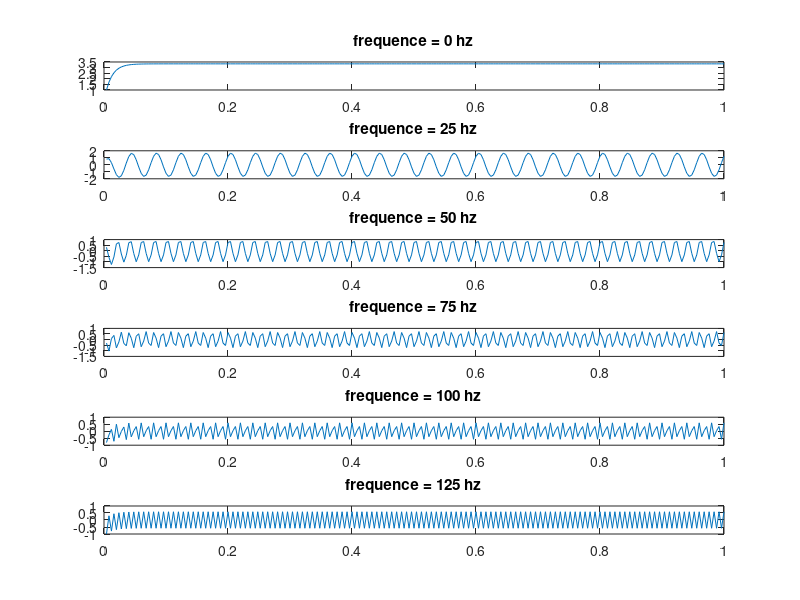
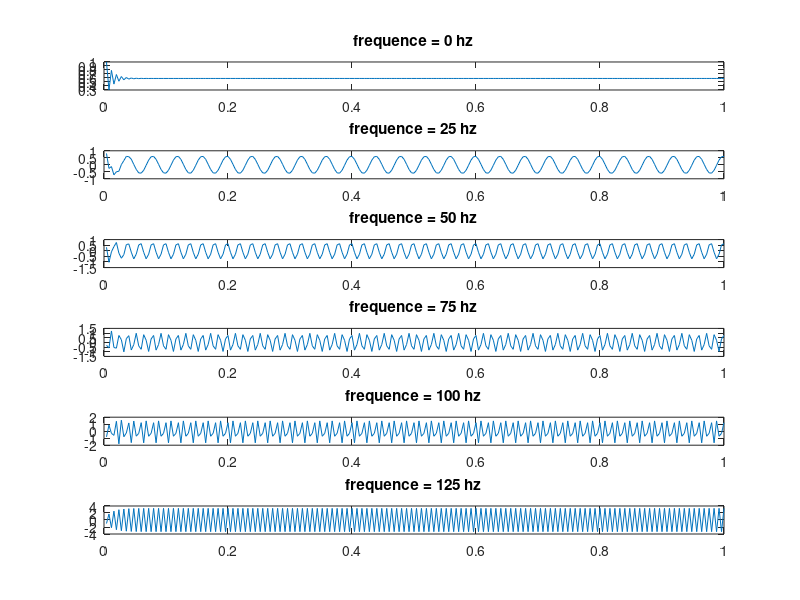
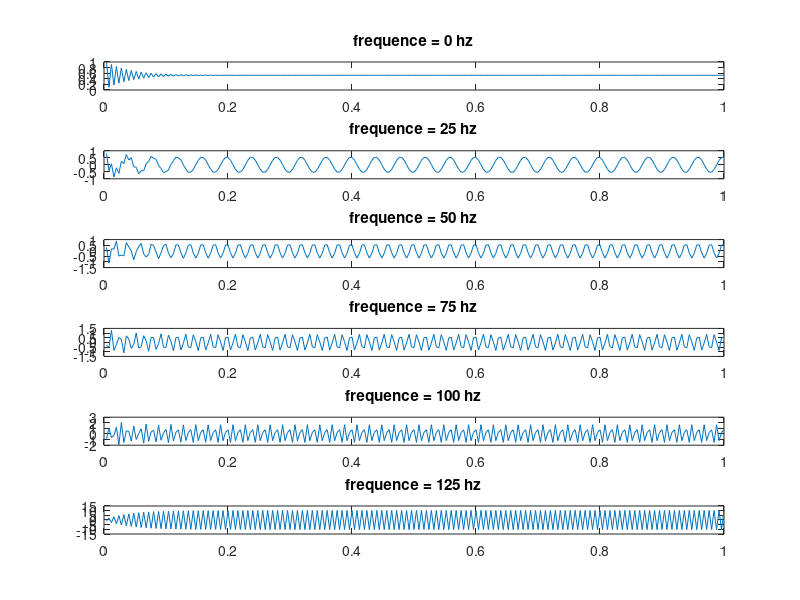
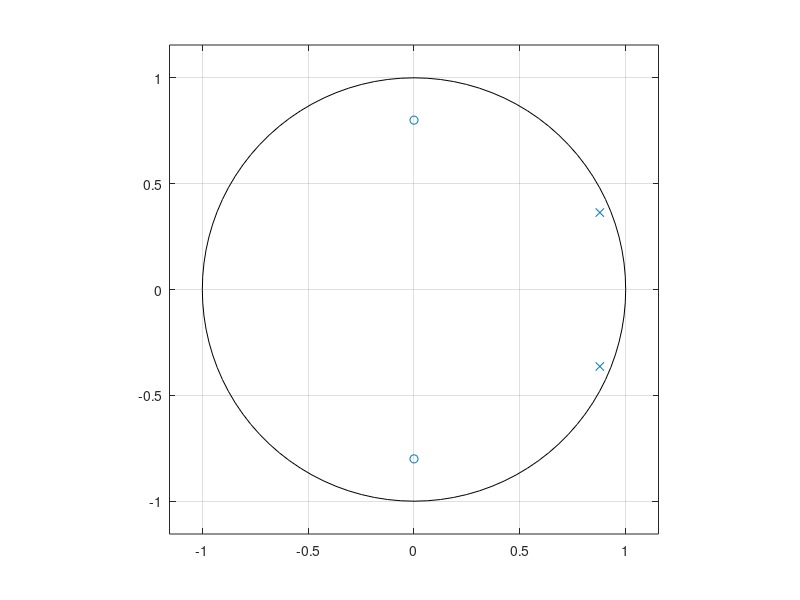

Recreate these plots in MATLAB, in order.
clear all;
close all;
clc;
%% num 1 : reponse de filtre a partir de la transformee de z

H1 = [1 0;1 -0.7]; %  z/(z-0.7) = 1/(1-0.7z^-1) donc b = 1, a = [1,-0.7] apres filter(b,a,x)
H2 = [1 0; 1 0.7]; 
H3 = [1 0;1 0.90250];
t = [1:250]/250; % te = 1/250 donc fe = 250 donc max de f = fe/2 =125
%% A)


% - - - - - - - - - - H1
a = H1(2,:);
b = H1(1,:);
figure('name','Filtre H1');

i = 0;
for f = 0:25:125
    i = i +1;
    x = cos(2*pi*f*t);
    fx = filter(b,a,x);

    subplot(6,1,i)
    plot(t,fx);
    title(sprintf('frequence = %d hz', f));
end

% - - - - - - - - - - H2
figure('name','Filtre H2');
a = H2(2,:);
b = H2(1,:);


i = 0;
for f = 0:25:125
    i = i +1;
    x = cos(2*pi*f*t);
    fx = filter(b,a,x);

    subplot(6,1,i)
    plot(t,fx) 
    title(sprintf('frequence = %d hz', f));
end

% - - - - - - - - - - h3
figure('name','Filtre H3');

a = H3(2,:);
b = H3(1,:);


i = 0;
for f = 0:25:125
    i = i +1;
    x = cos(2*pi*f*t);
    fx = filter(b,a,x);

    subplot(6,1,i)
    plot(t,fx) 
    title(sprintf('frequence = %d hz', f));
end
%% B)
figure('name','rapport gain filtre vs entrer pour h1');

a = H1(2,:); % changer le numero du filtre pour les differentes analyse
b = H1(1,:);

% - - - - - - - - - - H
i = 0;
hold on 
for f = 0:25:125
    i = i +1;
    x = cos(2*pi*f*t);
    fx = filter(b,a,x);
    R = max(fx) / max(x); % rapport gain filtre / gain freq dentree
    stem(f,R) 
    %title(sprintf('frequence = %d hz', f));
end
hold off

%% C)


a = H1(2,:); % changer le numero du filtre pour les differentes analyse
b = H1(1,:);

% - - - - - - - - - - H
i = 0;
hold on 
for f = 0:25:125
    x = cos(2*pi*f*t);
    fx = filter(b,a,x);
    %figure;
%     freqz(fx); a decommenter pour voir la forme du filtree pour chaque
%     frequence ainsi que la reponse
end
hold off



%% num 2 : etude d'un filtre a partir de sa fonction de transfert exprimee en z
K = 1 
z1 = 0.8*j;
z2 = -0.8*j;
p1 = 0.95*exp(j*pi*(1/8));
p2 =  0.95*exp(-1*j*pi*(1/8));

%% A)

zplane([conj(z1); conj(z2)], [conj(p1); conj(p2)]);

signalRand = randn(1,8000);
h = [p1 p2 ; z1 z2];

z = [z1 z2]
p = [p1 p2]

a = poly(p)
b = poly (z)
figure
zplane(b,a);

figure
freqz(b,a);

figure
impz(b,a);

figure
filter(b,a,x);

figure
freqz(filter(b,a,signalRand));








